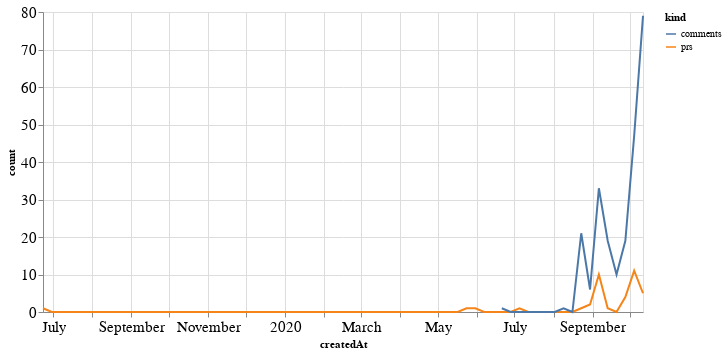

The notebook cell saved with this chart:
### Code cell
alt.Chart(total_time, width=600).mark_line().encode(
    x='createdAt',
    y='count',
    color='kind'
)

### Figure 1 — Vega-Lite specification as saved in the notebook (floating-point values rounded to 4 significant figures; data arrays with more than 128 entries replaced by an {"elided": "..."} marker saying what was removed)
{"config": {"axisLeft": {"labelFontSize": 15}, "axisBottom": {"labelFontSize": 15}}, "data": {"name": "data-cdf837f4c7be4d04f084534acbc64d4c"}, "mark": "line", "encoding": {"color": {"type": "nominal", "field": "kind"}, "x": {"type": "temporal", "field": "createdAt"}, "y": {"type": "quantitative", "field": "count"}}, "width": 600, "$schema": "https://vega.github.io/schema/vega-lite/v4.8.1.json", "datasets": {"data-cdf837f4c7be4d04f084534acbc64d4c": {"elided": "138 records"}}}
